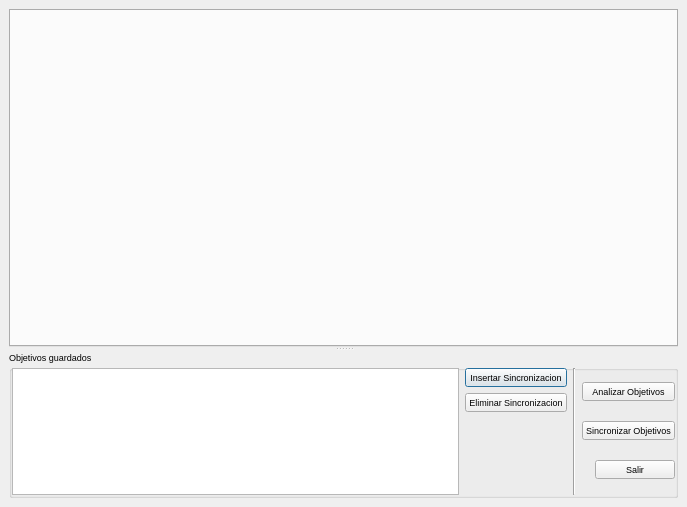
<?xml version="1.0" encoding="UTF-8"?>
<ui version="4.0">
 <class>TotalSincrono</class>
 <widget class="QDialog" name="TotalSincrono">
  <property name="geometry">
   <rect>
    <x>0</x>
    <y>0</y>
    <width>687</width>
    <height>507</height>
   </rect>
  </property>
  <property name="font">
   <font>
    <pointsize>7</pointsize>
   </font>
  </property>
  <property name="windowTitle">
   <string>Sincrono v.0.1.0</string>
  </property>
  <property name="windowIcon">
   <iconset resource="recoverdrake.qrc">
    <normaloff>:/Imagenes/Sincronizar.png</normaloff>:/Imagenes/Sincronizar.png</iconset>
  </property>
  <layout class="QGridLayout" name="gridLayout">
   <property name="leftMargin">
    <number>9</number>
   </property>
   <property name="topMargin">
    <number>9</number>
   </property>
   <property name="rightMargin">
    <number>9</number>
   </property>
   <property name="bottomMargin">
    <number>9</number>
   </property>
   <property name="spacing">
    <number>0</number>
   </property>
   <item row="0" column="0">
    <widget class="QSplitter" name="splitter">
     <property name="orientation">
      <enum>Qt::Vertical</enum>
     </property>
     <widget class="QTabWidget" name="tabWidget">
      <property name="currentIndex">
       <number>-1</number>
      </property>
     </widget>
     <widget class="QGroupBox" name="groupBox_3">
      <property name="maximumSize">
       <size>
        <width>16777215</width>
        <height>147</height>
       </size>
      </property>
      <property name="title">
       <string>Objetivos guardados</string>
      </property>
      <layout class="QGridLayout" name="gridLayout_4">
       <property name="leftMargin">
        <number>0</number>
       </property>
       <property name="topMargin">
        <number>0</number>
       </property>
       <property name="rightMargin">
        <number>0</number>
       </property>
       <property name="bottomMargin">
        <number>0</number>
       </property>
       <item row="0" column="1">
        <layout class="QGridLayout" name="gridLayout_3">
         <item row="0" column="0">
          <widget class="QPushButton" name="pushButton_4">
           <property name="sizePolicy">
            <sizepolicy hsizetype="Minimum" vsizetype="Fixed">
             <horstretch>0</horstretch>
             <verstretch>0</verstretch>
            </sizepolicy>
           </property>
           <property name="toolTip">
            <string>Inserta una nueva pestana vacia a sincronizadores</string>
           </property>
           <property name="statusTip">
            <string>Inserta una nueva pestana vacia a sincronizadores</string>
           </property>
           <property name="whatsThis">
            <string>Inserta una nueva pestana vacia a sincronizadores</string>
           </property>
           <property name="text">
            <string>Insertar Sincronizacion</string>
           </property>
           <property name="icon">
            <iconset resource="recoverdrake.qrc">
             <normaloff>:/Imagenes/mas.png</normaloff>:/Imagenes/mas.png</iconset>
           </property>
           <property name="iconSize">
            <size>
             <width>25</width>
             <height>25</height>
            </size>
           </property>
          </widget>
         </item>
         <item row="1" column="0">
          <widget class="QPushButton" name="pushButton_5">
           <property name="toolTip">
            <string>Elimina la pestana activa en sincronizadores</string>
           </property>
           <property name="statusTip">
            <string>Elimina la pestana activa en sincronizadores</string>
           </property>
           <property name="whatsThis">
            <string>Elimina la pestana activa en sincronizadores</string>
           </property>
           <property name="text">
            <string>Eliminar Sincronizacion</string>
           </property>
           <property name="icon">
            <iconset resource="recoverdrake.qrc">
             <normaloff>:/Imagenes/menos.png</normaloff>:/Imagenes/menos.png</iconset>
           </property>
           <property name="iconSize">
            <size>
             <width>25</width>
             <height>25</height>
            </size>
           </property>
          </widget>
         </item>
         <item row="2" column="0">
          <spacer name="verticalSpacer">
           <property name="orientation">
            <enum>Qt::Vertical</enum>
           </property>
           <property name="sizeHint" stdset="0">
            <size>
             <width>20</width>
             <height>40</height>
            </size>
           </property>
          </spacer>
         </item>
        </layout>
       </item>
       <item row="0" column="2">
        <widget class="Line" name="line">
         <property name="orientation">
          <enum>Qt::Vertical</enum>
         </property>
        </widget>
       </item>
       <item row="0" column="3">
        <layout class="QGridLayout" name="gridLayout_2">
         <item row="1" column="0" colspan="2">
          <widget class="QPushButton" name="pushButton_12">
           <property name="toolTip">
            <string>Analiza y sincroniza automaticamente los objetivos guardados en la base de datos</string>
           </property>
           <property name="statusTip">
            <string>Analiza y sincroniza automaticamente los objetivos guardados en la base de datos</string>
           </property>
           <property name="whatsThis">
            <string>Analiza y sincroniza automaticamente los objetivos guardados en la base de datos</string>
           </property>
           <property name="text">
            <string>Sincronizar Objetivos</string>
           </property>
           <property name="icon">
            <iconset resource="recoverdrake.qrc">
             <normaloff>:/Imagenes/BACKUP.png</normaloff>:/Imagenes/BACKUP.png</iconset>
           </property>
           <property name="iconSize">
            <size>
             <width>25</width>
             <height>25</height>
            </size>
           </property>
          </widget>
         </item>
         <item row="0" column="0" colspan="2">
          <widget class="QPushButton" name="pushButton_14">
           <property name="toolTip">
            <string>Analiza todos los objetivos guardados en la base de datos</string>
           </property>
           <property name="statusTip">
            <string>Analiza todos los objetivos guardados en la base de datos</string>
           </property>
           <property name="whatsThis">
            <string>Analiza todos los objetivos guardados en la base de datos</string>
           </property>
           <property name="text">
            <string>Analizar Objetivos</string>
           </property>
           <property name="icon">
            <iconset resource="recoverdrake.qrc">
             <normaloff>:/Imagenes/disco-duro.png</normaloff>:/Imagenes/disco-duro.png</iconset>
           </property>
           <property name="iconSize">
            <size>
             <width>25</width>
             <height>25</height>
            </size>
           </property>
          </widget>
         </item>
         <item row="3" column="1">
          <widget class="QPushButton" name="pushButton_10">
           <property name="toolTip">
            <string>Nos vamos...</string>
           </property>
           <property name="statusTip">
            <string>Nos vamos...</string>
           </property>
           <property name="whatsThis">
            <string>Nos vamos...</string>
           </property>
           <property name="text">
            <string>Salir</string>
           </property>
           <property name="icon">
            <iconset resource="recoverdrake.qrc">
             <normaloff>:/Imagenes/puerta.png</normaloff>:/Imagenes/puerta.png</iconset>
           </property>
           <property name="iconSize">
            <size>
             <width>25</width>
             <height>25</height>
            </size>
           </property>
          </widget>
         </item>
        </layout>
       </item>
       <item row="0" column="0">
        <widget class="QTableView" name="tableView">
         <property name="sizePolicy">
          <sizepolicy hsizetype="Expanding" vsizetype="Expanding">
           <horstretch>0</horstretch>
           <verstretch>0</verstretch>
          </sizepolicy>
         </property>
         <property name="toolTip">
          <string>Lista de objetivos guardados.</string>
         </property>
         <property name="statusTip">
          <string>Lista de objetivos guardados.</string>
         </property>
         <property name="whatsThis">
          <string>Lista de objetivos guardados.</string>
         </property>
         <property name="editTriggers">
          <set>QAbstractItemView::NoEditTriggers</set>
         </property>
         <property name="alternatingRowColors">
          <bool>true</bool>
         </property>
         <property name="selectionBehavior">
          <enum>QAbstractItemView::SelectRows</enum>
         </property>
         <property name="sortingEnabled">
          <bool>true</bool>
         </property>
        </widget>
       </item>
      </layout>
     </widget>
    </widget>
   </item>
  </layout>
 </widget>
 <resources>
  <include location="recoverdrake.qrc"/>
 </resources>
 <connections/>
</ui>
